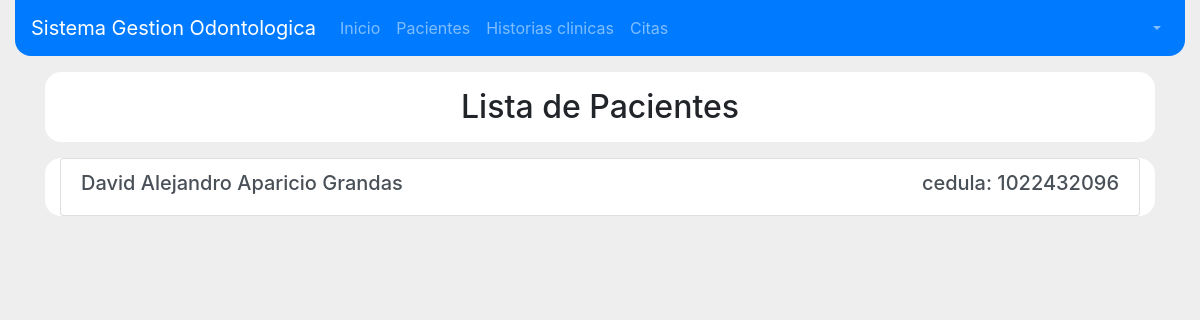
/pacientes, run on the app's committed database.
### pacientes/models.py (models this page shows, shortened)
class Paciente(models.Model):
    estados_civiles = (
        ('soltero', 'Soltero/a'),
        ('casado', 'Casado/a'),
        ('union libre', 'Union libre'),
        ('viudo', 'Viudo/a'),
        ('divorciado', 'Divorciado/a'),
        ('comprometido', 'Comprometido/a')
    )
    cedula = models.CharField(primary_key=True, max_length=11)
    primer_nombre = models.CharField(max_length=15)
    segundo_nombre = models.CharField(max_length=15)
    primer_apellido = models.CharField(max_length=15)
    segundo_apellido = models.CharField(max_length=15)
    direccion = models.CharField(max_length=100)
    ciudad = models.CharField(max_length=50)
    fecha_nacimiento = models.DateField()
    estado_civil = models.CharField(max_length=50, choices=estados_civiles)
    telefono = models.CharField(max_length=10)

### pacientes/views.py (the view)
# urls.py: url(r'^pacientes$', PacienteListView.as_view(), name='listar_pacientes'),
class PacienteListView(ListView):
    model = Paciente

### templates/pacientes/paciente_list.html
{% extends 'base.html' %}
{% load staticfiles %}
{% block style_content %}
    <link rel="stylesheet" href="{% static 'css/PacientesLista.css' %}">
    <link rel="stylesheet" href="{% static 'css/PacienteRegistro.css' %}">
{% endblock style_content %}
{% block content %}
    <section id="section-container">
        <div class="container">
            <div class="row fila">
                <div class="col-12 text-center pt-3 pb-2">
                    <h2>Lista de Pacientes</h2>
                </div>
            </div>
            <div class="row fila">
                <div class="col-12">
                    <div class="list-group">
                        {% for paciente in  object_list%}
                            <a href="{% url 'pacientes:detalle_paciente' pk=paciente.cedula %}" class="list-group-item list-group-item-action flex-column">
                                <div class="d-flex w-100 justify-content-between">
                                    <h5 class="mb-1">{{ paciente.primer_nombre }} {{ paciente.segundo_nombre }} {{ paciente.primer_apellido }} {{ paciente.segundo_apellido }}</h5>
                                    <h5>cedula: {{ paciente.cedula }}</h5>
                                </div>
                            </a>
                        {% endfor %}
                    </div>
                </div>
            </div>
        </div>
    </section>
{% endblock content %}

### static/css/base.css (style rules this page uses)
* { font-size: 16px; }
body { background-color: #eee; }

### pacientes/static/css/PacientesLista.css (style rules this page uses)
.fila { background-color: white; border-radius: 1em; margin :1em 0; }

### pacientes/static/css/PacienteRegistro.css (style rules this page uses)
#section-container { margin: 1em 0; }

### data on the page
Paciente: primer_nombre "David", segundo_nombre "Alejandro", primer_apellido "Aparicio", segundo_apellido "Grandas", cedula "1022432096"
